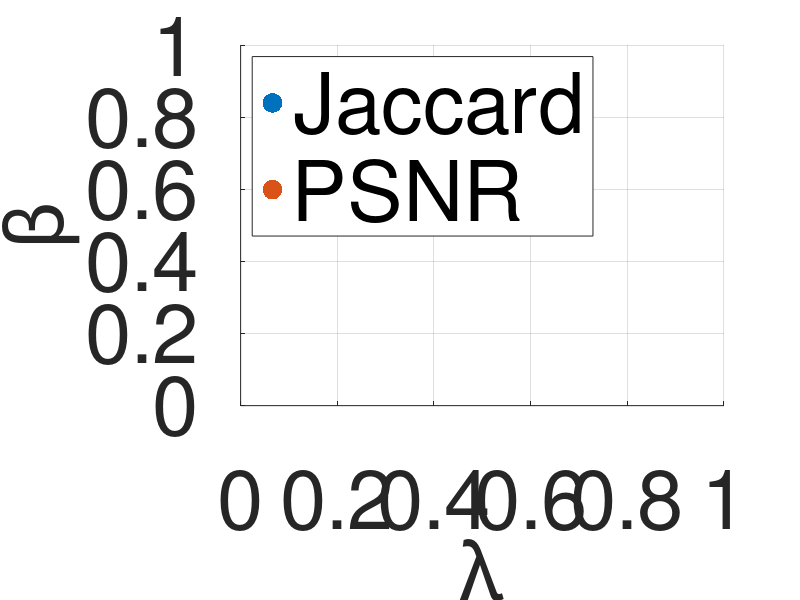

The MATLAB script that drew this image:
close all;
clear all;
% Step 1: Specify the folder containing the MAT files
folder_path = '../../../../Documents/dataset/BSDS500/data/param_dist_Jaccard_PALM_l1/train';
% folder_path = '../../dataset/BSDS500/data/param_dist_Jaccard_PALM_l1/train';

% Step 2: Get a list of all files in the specified folder
file_list = dir(fullfile(folder_path, '*.mat'));
beta_list_Jaccard= [];
lambda_list_Jaccard= [];
% Step 3: Loop through the list and read each MAT file
for i = 1:length(file_list)
% for i = 1:1
    file_name = file_list(i).name;
    full_file_path = fullfile(folder_path, file_name);
    
    % Check if it's a file (not a directory) and has the .mat extension
    if ~file_list(i).isdir && endsWith(file_name, '.mat')
        try
            load(full_file_path);
            bmax=2;bmin=-1;lmax=1;lmin=-3;
            gridsize=4;
            [round,cs] = size(tab_coord_max_Jaccard_out);
            r=1;
            blist= linspace(bmax, bmin, gridsize);
            llist= linspace(lmin, lmax, gridsize);
            while r<=3   
                db = blist(1)-blist(2);
                dl = llist(2)-llist(1);
                coef_b_op_curr = blist(tab_coord_max_Jaccard_out(r,1)+1);
                coef_l_op_curr = llist(tab_coord_max_Jaccard_out(r,2)+1);
                b_op_curr = 10^blist(tab_coord_max_Jaccard_out(r,1)+1);
                l_op_curr = 10^llist(tab_coord_max_Jaccard_out(r,2)+1);
%                 disp(b_op_curr);
%                 disp(l_op_curr);
                blist= linspace(coef_b_op_curr+db, coef_b_op_curr-db, gridsize);
                llist= linspace(coef_l_op_curr-dl, coef_l_op_curr+dl, gridsize);
                r=r+1;
            end
            beta_list_Jaccard(end+1) = b_op_curr;
            lambda_list_Jaccard(end+1) = l_op_curr;
            
            fprintf('Loaded file: %s\n', file_name);
        catch
            fprintf('Error loading file: %s\n', file_name);
        end
    end
end


% Step 1: Specify the folder containing the MAT files
folder_path = '../../../../Documents/dataset/BSDS500/data/param_dist_PSNR_PALM_l1/train';
% folder_path = '../../dataset/BSDS500/data/param_dist_PSNR_PALM_l1/train';
% 
% Step 2: Get a list of all files in the specified folder
file_list = dir(fullfile(folder_path, '*.mat'));
beta_list_PSNR= [];
lambda_list_PSNR= [];
% Step 3: Loop through the list and read each MAT file
for i = 1:length(file_list)
% for i = 1:1
    file_name = file_list(i).name;
    full_file_path = fullfile(folder_path, file_name);
    
    % Check if it's a file (not a directory) and has the .mat extension
    if ~file_list(i).isdir && endsWith(file_name, '.mat')
        try
            load(full_file_path);
            bmax=3;bmin=0;lmax=0;lmin=-3;
            gridsize=4;
%             [round,cs] = size(tab_coord_max_Jaccard_out);
            [round,cs] = size(tab_coord_max_PSNR_out);
            r=1;
            blist= linspace(bmax, bmin, gridsize);
            llist= linspace(lmin, lmax, gridsize);
            while r<=4 
                db = blist(1)-blist(2);
                dl = llist(2)-llist(1);
                 coef_b_op_curr = blist(tab_coord_max_PSNR_out(r,1)+1);
                coef_l_op_curr = llist(tab_coord_max_PSNR_out(r,2)+1);
                b_op_curr = 10^blist(tab_coord_max_PSNR_out(r,1)+1);
                l_op_curr = 10^llist(tab_coord_max_PSNR_out(r,2)+1);

                blist= linspace(coef_b_op_curr+db, coef_b_op_curr-db, gridsize);
                llist= linspace(coef_l_op_curr-dl, coef_l_op_curr+dl, gridsize);
                r=r+1;
            end
            beta_list_PSNR(end+1) = b_op_curr;
            lambda_list_PSNR(end+1) = l_op_curr;
%             
            fprintf('Loaded file: %s\n', file_name);
        catch
            fprintf('Error loading file: %s\n', file_name);
        end
    end
end

% figure(1)
% scatter((lambda_list_Jaccard),(beta_list_Jaccard),  200,'filled');hold on;
% scatter((lambda_list_PSNR),(beta_list_PSNR),200,'filled');
% set(gca,'FontSize',60);
% legend('Jaccard','PSNR','FontSize', 60,'location','northwest');
% xlabel('\lambda','FontSize', 60)
% ylabel('\beta','FontSize', 60)
% grid on;
% % xlim([log10(min([lambda_list_Jaccard,lambda_list_PSNR]))-1 log10(max([lambda_list_Jaccard,lambda_list_PSNR]))+1]);
% % ylim([log10(min([beta_list_Jaccard,beta_list_PSNR]))-1 log10(max([beta_list_Jaccard,beta_list_PSNR]))+1]);
% % xlim([-4 2]);
% % ylim([-1 5]);
% saveas(gcf, 'SLPAM_l1_BSDS500_train_dist_param_PSNR_Jaccard.png')


figure(1)
scatter(log10(lambda_list_Jaccard),log10(beta_list_Jaccard),  200,'filled');hold on;
scatter(log10(lambda_list_PSNR),log10(beta_list_PSNR),200,'filled');
set(gca,'FontSize',60);
legend('Jaccard','PSNR','FontSize', 60,'location','northwest');
xlabel('\lambda','FontSize', 60)
ylabel('\beta','FontSize', 60)
grid on;
% xlim([log10(min([lambda_list_Jaccard,lambda_list_PSNR]))-1 log10(max([lambda_list_Jaccard,lambda_list_PSNR]))+1]);
% ylim([log10(min([beta_list_Jaccard,beta_list_PSNR]))-1 log10(max([beta_list_Jaccard,beta_list_PSNR]))+1]);
% xlim([-4 2]);
% ylim([-1 5]);
saveas(gcf, 'PALM_l1_BSDS500_train_dist_param_PSNR_Jaccard.png')

